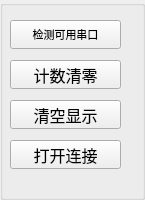
   <widget class="QGroupBox" name="someButtonGB">
    <property name="geometry">
     <rect>
      <x>10</x>
      <y>420</y>
      <width>145</width>
      <height>200</height>
     </rect>
    </property>
    <property name="minimumSize">
     <size>
      <width>145</width>
      <height>200</height>
     </size>
    </property>
    <property name="maximumSize">
     <size>
      <width>146</width>
      <height>200</height>
     </size>
    </property>
    <property name="title">
     <string/>
    </property>
    <widget class="QPushButton" name="resetCntButton">
     <property name="geometry">
      <rect>
       <x>10</x>
       <y>60</y>
       <width>111</width>
       <height>29</height>
      </rect>
     </property>
     <property name="font">
      <font>
       <family>微软雅黑</family>
       <pointsize>12</pointsize>
      </font>
     </property>
     <property name="statusTip">
      <string>Reset the counting</string>
     </property>
     <property name="text">
      <string>计数清零</string>
     </property>
     <property name="icon">
      <iconset>
       <normaloff>images/to_zero.png</normaloff>images/to_zero.png</iconset>
     </property>
    </widget>
    <widget class="QPushButton" name="cleanButton">
     <property name="geometry">
      <rect>
       <x>10</x>
       <y>100</y>
       <width>111</width>
       <height>29</height>
      </rect>
     </property>
     <property name="minimumSize">
      <size>
       <width>111</width>
       <height>29</height>
      </size>
     </property>
     <property name="maximumSize">
      <size>
       <width>111</width>
       <height>29</height>
      </size>
     </property>
     <property name="font">
      <font>
       <family>微软雅黑</family>
       <pointsize>12</pointsize>
      </font>
     </property>
     <property name="statusTip">
      <string>Clear the text browser</string>
     </property>
     <property name="text">
      <string>清空显示</string>
     </property>
     <property name="icon">
      <iconset>
       <normaloff>images/clean.png</normaloff>images/clean.png</iconset>
     </property>
    </widget>
    <widget class="QPushButton" name="connectButton">
     <property name="geometry">
      <rect>
       <x>10</x>
       <y>140</y>
       <width>111</width>
       <height>29</height>
      </rect>
     </property>
     <property name="minimumSize">
      <size>
       <width>111</width>
       <height>29</height>
      </size>
     </property>
     <property name="maximumSize">
      <size>
       <width>111</width>
       <height>29</height>
      </size>
     </property>
     <property name="baseSize">
      <size>
       <width>92</width>
       <height>29</height>
      </size>
     </property>
     <property name="font">
      <font>
       <family>微软雅黑</family>
       <pointsize>12</pointsize>
      </font>
     </property>
     <property name="statusTip">
      <string>Open a port</string>
     </property>
     <property name="text">
      <string>打开连接</string>
     </property>
     <property name="icon">
      <iconset>
       <normaloff>images/open.png</normaloff>images/open.png</iconset>
     </property>
     <property name="checkable">
      <bool>true</bool>
     </property>
    </widget>
    <widget class="QPushButton" name="checkAPButton">
     <property name="geometry">
      <rect>
       <x>10</x>
       <y>20</y>
       <width>111</width>
       <height>29</height>
      </rect>
     </property>
     <property name="font">
      <font>
       <family>微软雅黑</family>
       <pointsize>8</pointsize>
      </font>
     </property>
     <property name="statusTip">
      <string>To find available ports</string>
     </property>
     <property name="text">
      <string>检测可用串口</string>
     </property>
     <property name="icon">
      <iconset>
       <normaloff>images/find.png</normaloff>images/find.png</iconset>
     </property>
    </widget>
   </widget>
